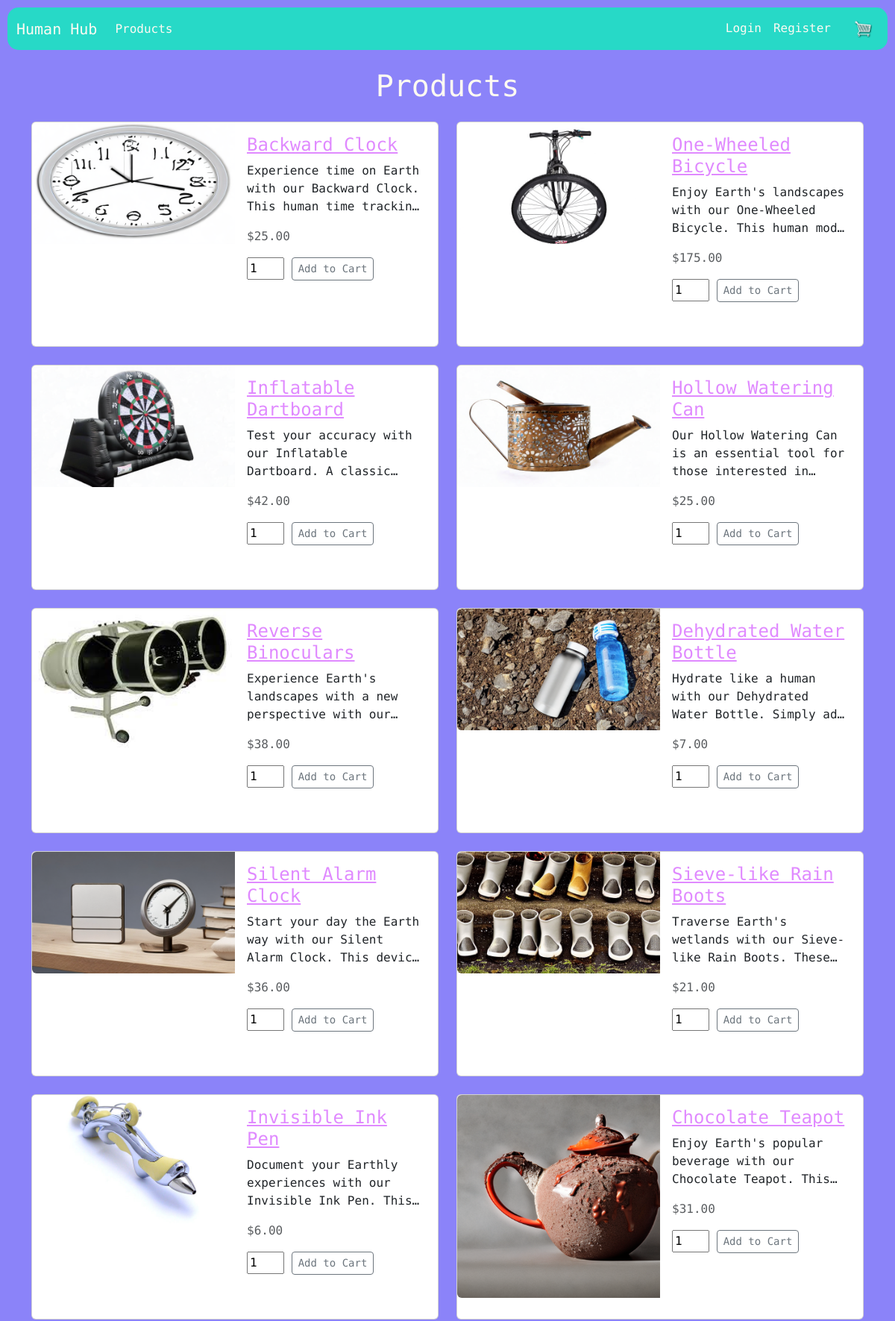
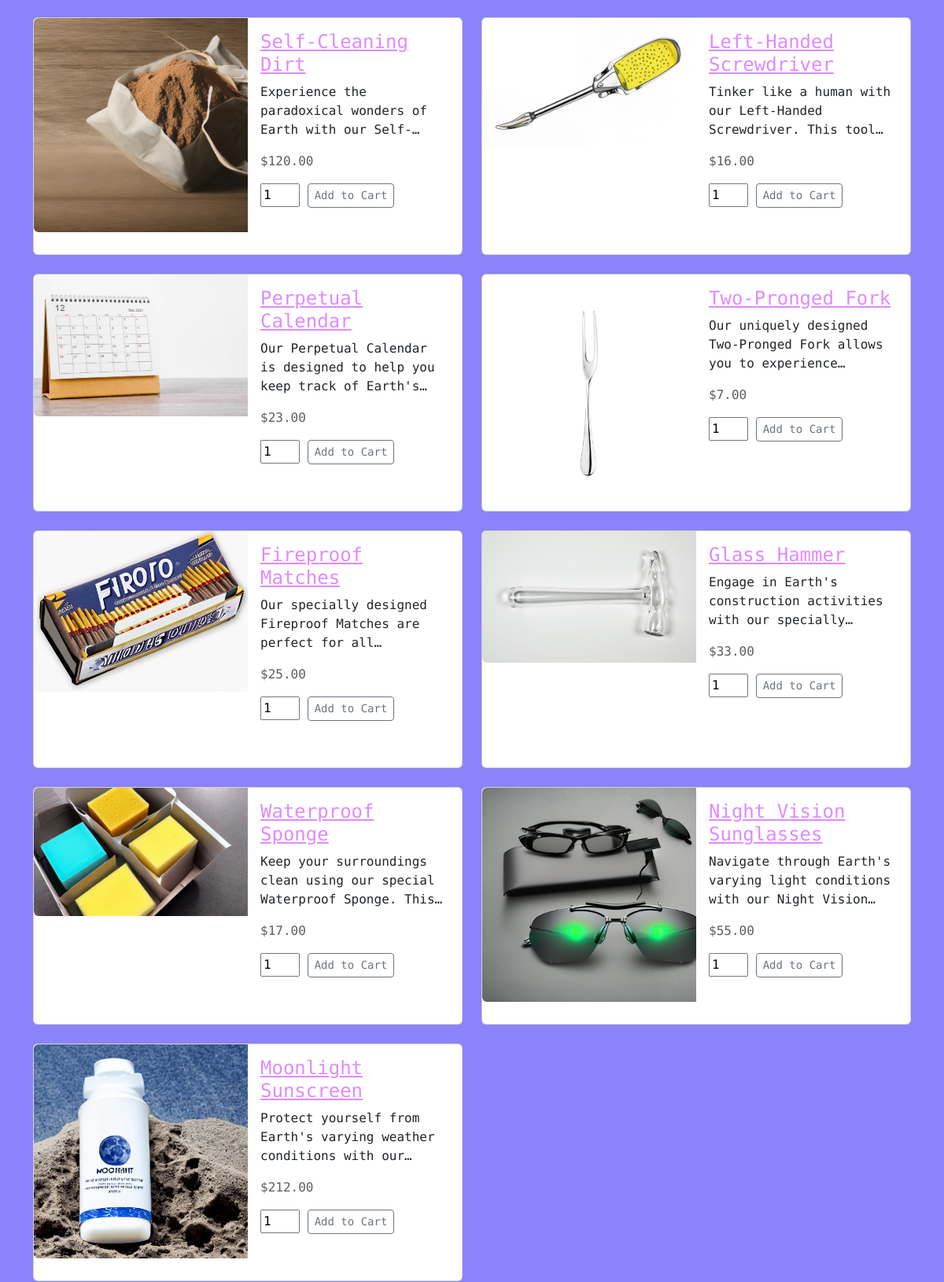
Screenshot of /products/ (upper part) with the database file from the repository (2 pictures, top to bottom).
### store/models.py (models this page shows, shortened)
class Product(models.Model):
    name = models.CharField(max_length=200)
    description = models.TextField()
    price = models.DecimalField(max_digits=7, decimal_places=2)
    image = models.ImageField(null=True, blank=True)
    category = models.ForeignKey('Category', on_delete=models.SET_NULL, null=True)

### store/views.py (the view)
# urls.py: path('products/', views.product_list, name='product_list'),
def product_list(request):
    products = Product.objects.all()
    return render(request, 'store/product_list.html', {'products': products})

### store/templates/store/product_list.html (shortened to what this page needs)
{% extends "store/base_generic.html" %}
{% block content %}
  <h1 class="my-4 text-center">Products</h1>
  <div class="container">
    <div class="row">
      {% for product in products %}
        <div class="col-lg-6 col-md-12 mb-4">
          <div class="card h-100">
            <div class="row g-0">
              <div class="col-md-6">
                <img class="img-fluid rounded-start" src="{{ product.image.url }}" alt="{{ product.name }}" style="height: auto; width: 100%;">
              </div>
              <div class="col-md-6">
                <div class="card-body">
                  <h4 class="card-title">
                    <a href="{% url 'product_detail' product.id %}">{{ product.name }}</a>
                  </h4>
                  <p class="card-text">{{ product.description|truncatechars:500 }}</p>
                  <p class="card-text text-muted">${{ product.price }}</p>
                  <form method="post" action="{% url 'add_to_cart' %}">
                      <input type="number" name="quantity" min="1" max="99" value="1" style="width: 50px;">
                      <button type="submit" class="btn btn-sm btn-outline-secondary">Add to Cart</button>
                  </form>
                </div>
              </div>
            </div>
          </div>
        </div>
      {% empty %}
        <div class="col-12">
          <p class="text-center">No products available.</p>
        </div>
      {% endfor %}
    </div>
  </div>
{% endblock %}

### store/static/store/styles.css (style rules this page uses)
:root { --turquoise: #27d9c7ff; --tropical-indigo: #8b83f9ff; --floral-white: #fefaf2ff; --violet-web-color: #e08affff; }
body { background-color: var(--tropical-indigo); color: var(--floral-white); font-family: 'Monomaniac One', monospace; }
a { color: var(--violet-web-color); }
button, .form-control { background-color: var(--turquoise); color: var(--floral-white); }
.card-body { height: 300px; overflow: hidden; }
.card-text { text-overflow: ellipsis; overflow: hidden; display: -webkit-box; -webkit-line-clamp: 3; -webkit-box-orient: vertical; }

### rows the page displays
Product: image (picture), name "Backward Clock", description "Experience time on Earth with our Backward Clock. This human time…", price "25.00"
Product: image (picture), name "One-Wheeled Bicycle", description "Enjoy Earth's landscapes with our One-Wheeled Bicycle. This human…", price "175.00"
Product: image (picture), name "Inflatable Dartboard", description "Test your accuracy with our Inflatable Dartboard. A…", price "42.00"
Product: image (picture), name "Hollow Watering Can", description "Our Hollow Watering Can is an essential tool for those interested…", price "25.00"
Product: image (picture), name "Reverse Binoculars", description "Experience Earth's landscapes with a new perspective with…", price "38.00"
Product: image (picture), name "Dehydrated Water Bottle", description "Hydrate like a human with our Dehydrated Water Bottle. Simply…", price "7.00"
Product: image (picture), name "Silent Alarm Clock", description "Start your day the Earth way with our Silent Alarm Clock. This…", price "36.00"
Product: image (picture), name "Sieve-like Rain Boots", description "Traverse Earth's wetlands with our Sieve-like Rain Boots.…", price "21.00"
Product: image (picture), name "Invisible Ink Pen", description "Document your Earthly experiences with our Invisible Ink Pen.…", price "6.00"
Product: image (picture), name "Chocolate Teapot", description "Enjoy Earth's popular beverage with our Chocolate Teapot.…", price "31.00"
Product: image (picture), name "Self-Cleaning Dirt", description "Experience the paradoxical wonders of Earth with…", price "120.00"
Product: image (picture), name "Left-Handed Screwdriver", description "Tinker like a human with our Left-Handed Screwdriver. This…", price "16.00"
Product: image (picture), name "Perpetual Calendar", description "Our Perpetual Calendar is designed to help you keep track of…", price "23.00"
Product: image (picture), name "Two-Pronged Fork", description "Our uniquely designed Two-Pronged Fork allows you to…", price "7.00"
Product: image (picture), name "Fireproof Matches", description "Our specially designed Fireproof Matches are perfect for…", price "25.00"
Product: image (picture), name "Glass Hammer", description "Engage in Earth's construction activities with our…", price "33.00"
Product: image (picture), name "Waterproof Sponge", description "Keep your surroundings clean using our special Waterproof Sponge.…", price "17.00"
Product: image (picture), name "Night Vision Sunglasses", description "Navigate through Earth's varying light conditions with our Night…", price "55.00"
Product: image (picture), name "Moonlight Sunscreen", description "Protect yourself from Earth's varying weather conditions with…", price "212.00"
